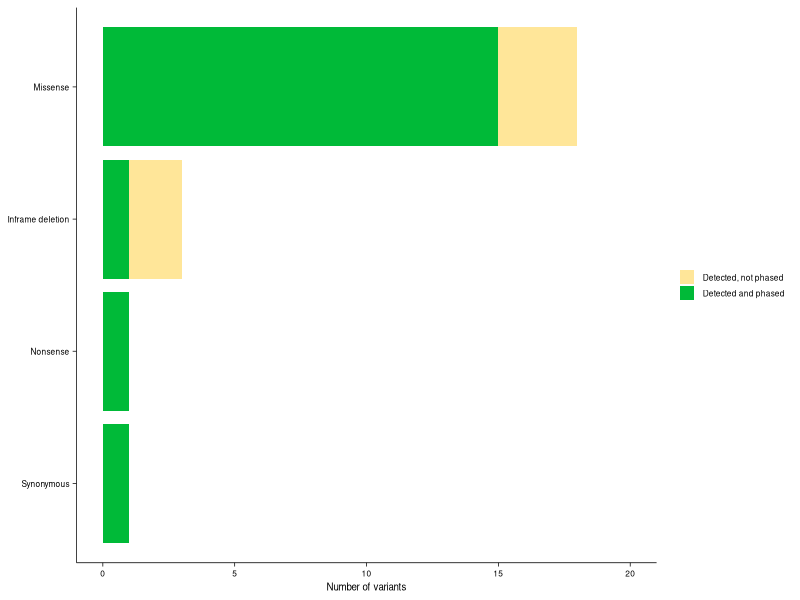

Write the R code that produced this figure.
#!/usr/bin/env Rscript

# Author: Robert Wang (Xing Lab)
# Date: 2025.03.01
# Supplementary Figure 4a

# Number of known pathogenic variants within exonic regions that were detected and phased by STRIPE using only information
# from TEQUILA-seq data on previously diagnosed patients.

# =====================================================================================================================
#                                                      LIBRARIES 
# =====================================================================================================================

# Load required libraries
suppressMessages(library(dplyr))
suppressMessages(library(ggplot2))
suppressMessages(library(tidyr))

# =====================================================================================================================
#                                                        MAIN
# =====================================================================================================================

# Establish working directories and file paths
workdir <- "/mnt/isilon/lin_lab_share/STRIPE"
outfile <- file.path(workdir, "manuscript/Revisions/20250228/Supplementary_Figures/Figure_S4/Figure_S4a.pdf")

# Construct dataframe summarizing number of known pathogenic variants within exonic regions that were
# detected and phased by STRIPE
df <- tibble(
    Class = rep(c("Synonymous", "Nonsense", "Inframe deletion", "Missense"), each = 2),
    Category = rep(c("Detected, not phased", "Detected and phased"), 4),
    Count = c(0, 1, 0, 1, 2, 1, 3, 15)
)
df$Category <- factor(df$Category, levels = c("Detected, not phased", "Detected and phased"))
df$Class <- factor(df$Class, levels = c("Synonymous", "Nonsense", "Inframe deletion", "Missense"))

# Plot number of known pathogenic variants within exonic regions that were detected and phased by STRIPE
p <- ggplot(df, aes(x = Count, y = Class, fill = Category)) + geom_bar(stat = "identity") + theme_classic() + xlim(0, 20) +
    theme(panel.grid.major = element_blank(), panel.grid.minor = element_blank(), panel.background = element_blank(), 
    axis.text = element_text(color = "black", size = 6), axis.title.x = element_text(color = "black", size = 7), 
    axis.title.y = element_blank(), axis.ticks = element_line(color = "black", linewidth = 0.25), 
    axis.line = element_line(color = "black", linewidth = 0.25), legend.title = element_blank(), 
    legend.text = element_text(color = "black", size = 6), legend.key.size = unit(0.4, 'cm')) + xlab("Number of variants") + 
    scale_fill_manual(values = c("#FFE699", "#00BA38"))

# Save p to outfile
ggsave(outfile, plot = p, width = 4, height = 1.5)
